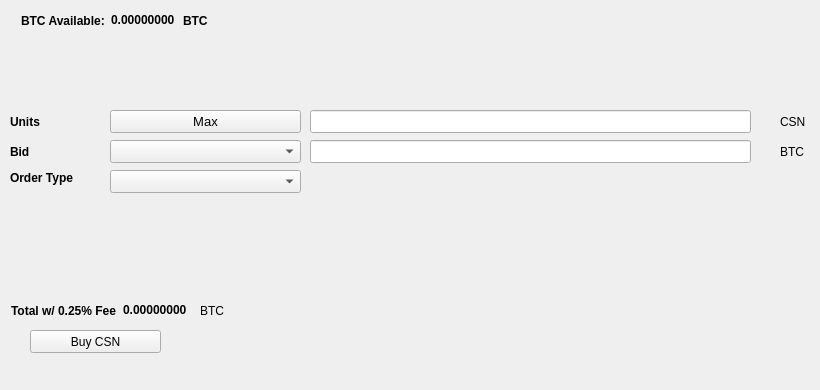
   <widget class="QWidget" name="BuyTab">
    <attribute name="title">
     <string>Buy</string>
    </attribute>
    <widget class="QPushButton" name="BuyCSN">
     <property name="geometry">
      <rect>
       <x>30</x>
       <y>330</y>
       <width>131</width>
       <height>23</height>
      </rect>
     </property>
     <property name="text">
      <string>Buy CSN</string>
     </property>
     <property name="icon">
      <iconset resource="../cleansolutions.qrc">
       <normaloff>:/icons/bitcoin</normaloff>:/icons/bitcoin</iconset>
     </property>
    </widget>
    <widget class="QLabel" name="label_3">
     <property name="geometry">
      <rect>
       <x>10</x>
       <y>110</y>
       <width>46</width>
       <height>23</height>
      </rect>
     </property>
     <property name="font">
      <font>
       <weight>75</weight>
       <bold>true</bold>
      </font>
     </property>
     <property name="text">
      <string>Units</string>
     </property>
    </widget>
    <widget class="QLineEdit" name="UnitsInput">
     <property name="geometry">
      <rect>
       <x>310</x>
       <y>110</y>
       <width>441</width>
       <height>23</height>
      </rect>
     </property>
     <property name="font">
      <font>
       <pointsize>9</pointsize>
       <weight>75</weight>
       <bold>true</bold>
      </font>
     </property>
    </widget>
    <widget class="QLineEdit" name="BuyBidPriceEdit">
     <property name="geometry">
      <rect>
       <x>310</x>
       <y>140</y>
       <width>441</width>
       <height>23</height>
      </rect>
     </property>
     <property name="font">
      <font>
       <pointsize>9</pointsize>
       <weight>75</weight>
       <bold>true</bold>
      </font>
     </property>
    </widget>
    <widget class="QLabel" name="label_4">
     <property name="geometry">
      <rect>
       <x>780</x>
       <y>110</y>
       <width>31</width>
       <height>23</height>
      </rect>
     </property>
     <property name="text">
      <string>CSN</string>
     </property>
    </widget>
    <widget class="QLabel" name="label_5">
     <property name="geometry">
      <rect>
       <x>780</x>
       <y>140</y>
       <width>31</width>
       <height>23</height>
      </rect>
     </property>
     <property name="text">
      <string>BTC</string>
     </property>
    </widget>
    <widget class="QLabel" name="label_6">
     <property name="geometry">
      <rect>
       <x>10</x>
       <y>140</y>
       <width>46</width>
       <height>23</height>
      </rect>
     </property>
     <property name="font">
      <font>
       <weight>75</weight>
       <bold>true</bold>
      </font>
     </property>
     <property name="text">
      <string>Bid</string>
     </property>
    </widget>
    <widget class="QLabel" name="label_7">
     <property name="geometry">
      <rect>
       <x>10</x>
       <y>170</y>
       <width>91</width>
       <height>16</height>
      </rect>
     </property>
     <property name="font">
      <font>
       <weight>75</weight>
       <bold>true</bold>
      </font>
     </property>
     <property name="text">
      <string>Order Type</string>
     </property>
    </widget>
    <widget class="QPushButton" name="Buy_Max_Amount">
     <property name="geometry">
      <rect>
       <x>110</x>
       <y>110</y>
       <width>191</width>
       <height>23</height>
      </rect>
     </property>
     <property name="font">
      <font>
       <pointsize>10</pointsize>
      </font>
     </property>
     <property name="text">
      <string>Max</string>
     </property>
    </widget>
    <widget class="QComboBox" name="BuyBidcomboBox">
     <property name="geometry">
      <rect>
       <x>110</x>
       <y>140</y>
       <width>191</width>
       <height>23</height>
      </rect>
     </property>
     <property name="font">
      <font>
       <pointsize>10</pointsize>
      </font>
     </property>
    </widget>
    <widget class="QComboBox" name="buyOrdertypeCombo">
     <property name="geometry">
      <rect>
       <x>110</x>
       <y>170</y>
       <width>191</width>
       <height>23</height>
      </rect>
     </property>
     <property name="font">
      <font>
       <pointsize>10</pointsize>
      </font>
     </property>
    </widget>
    <widget class="QWidget" name="layoutWidget1">
     <property name="geometry">
      <rect>
       <x>21</x>
       <y>11</y>
       <width>227</width>
       <height>19</height>
      </rect>
     </property>
     <layout class="QHBoxLayout" name="horizontalLayout_3">
      <item>
       <widget class="QLabel" name="label232">
        <property name="font">
         <font>
          <weight>75</weight>
          <bold>true</bold>
         </font>
        </property>
        <property name="text">
         <string>BTC Available:</string>
        </property>
       </widget>
      </item>
      <item>
       <widget class="QLabel" name="BtcAvailableLbl">
        <property name="palette">
         <palette>
          <active>
           <colorrole role="WindowText">
            <brush brushstyle="SolidPattern">
             <color alpha="255">
              <red>0</red>
              <green>0</green>
              <blue>0</blue>
             </color>
            </brush>
           </colorrole>
           <colorrole role="Button">
            <brush brushstyle="SolidPattern">
             <color alpha="255">
              <red>0</red>
              <green>170</green>
              <blue>0</blue>
             </color>
            </brush>
           </colorrole>
           <colorrole role="Light">
            <brush brushstyle="SolidPattern">
             <color alpha="255">
              <red>0</red>
              <green>255</green>
              <blue>0</blue>
             </color>
            </brush>
           </colorrole>
           <colorrole role="Midlight">
            <brush brushstyle="SolidPattern">
             <color alpha="255">
              <red>0</red>
              <green>212</green>
              <blue>0</blue>
             </color>
            </brush>
           </colorrole>
           <colorrole role="Dark">
            <brush brushstyle="SolidPattern">
             <color alpha="255">
              <red>0</red>
              <green>85</green>
              <blue>0</blue>
             </color>
            </brush>
           </colorrole>
           <colorrole role="Mid">
            <brush brushstyle="SolidPattern">
             <color alpha="255">
              <red>0</red>
              <green>113</green>
              <blue>0</blue>
             </color>
            </brush>
           </colorrole>
           <colorrole role="Text">
            <brush brushstyle="SolidPattern">
             <color alpha="255">
              <red>0</red>
              <green>170</green>
              <blue>0</blue>
             </color>
            </brush>
           </colorrole>
           <colorrole role="BrightText">
            <brush brushstyle="SolidPattern">
             <color alpha="255">
              <red>255</red>
              <green>255</green>
              <blue>255</blue>
             </color>
            </brush>
           </colorrole>
           <colorrole role="ButtonText">
            <brush brushstyle="SolidPattern">
             <color alpha="255">
              <red>0</red>
              <green>0</green>
              <blue>0</blue>
             </color>
            </brush>
           </colorrole>
           <colorrole role="Base">
            <brush brushstyle="SolidPattern">
             <color alpha="255">
              <red>255</red>
              <green>255</green>
              <blue>255</blue>
             </color>
            </brush>
           </colorrole>
           <colorrole role="Window">
            <brush brushstyle="SolidPattern">
             <color alpha="255">
              <red>0</red>
              <green>170</green>
              <blue>0</blue>
             </color>
            </brush>
           </colorrole>
           <colorrole role="Shadow">
            <brush brushstyle="SolidPattern">
             <color alpha="255">
              <red>0</red>
              <green>0</green>
              <blue>0</blue>
             </color>
            </brush>
           </colorrole>
           <colorrole role="AlternateBase">
            <brush brushstyle="SolidPattern">
             <color alpha="255">
              <red>127</red>
              <green>212</green>
              <blue>127</blue>
             </color>
            </brush>
           </colorrole>
           <colorrole role="ToolTipBase">
            <brush brushstyle="SolidPattern">
             <color alpha="255">
              <red>255</red>
              <green>255</green>
              <blue>220</blue>
             </color>
            </brush>
           </colorrole>
           <colorrole role="ToolTipText">
            <brush brushstyle="SolidPattern">
             <color alpha="255">
              <red>0</red>
              <green>0</green>
              <blue>0</blue>
             </color>
            </brush>
           </colorrole>
          </active>
          <inactive>
           <colorrole role="WindowText">
            <brush brushstyle="SolidPattern">
             <color alpha="255">
              <red>0</red>
              <green>0</green>
              <blue>0</blue>
             </color>
            </brush>
           </colorrole>
           <colorrole role="Button">
            <brush brushstyle="SolidPattern">
             <color alpha="255">
              <red>0</red>
              <green>170</green>
              <blue>0</blue>
             </color>
            </brush>
           </colorrole>
           <colorrole role="Light">
            <brush brushstyle="SolidPattern">
             <color alpha="255">
              <red>0</red>
              <green>255</green>
              <blue>0</blue>
             </color>
            </brush>
           </colorrole>
           <colorrole role="Midlight">
            <brush brushstyle="SolidPattern">
             <color alpha="255">
              <red>0</red>
              <green>212</green>
              <blue>0</blue>
             </color>
            </brush>
           </colorrole>
           <colorrole role="Dark">
            <brush brushstyle="SolidPattern">
             <color alpha="255">
              <red>0</red>
              <green>85</green>
              <blue>0</blue>
             </color>
            </brush>
           </colorrole>
           <colorrole role="Mid">
            <brush brushstyle="SolidPattern">
             <color alpha="255">
              <red>0</red>
              <green>113</green>
              <blue>0</blue>
             </color>
            </brush>
           </colorrole>
           <colorrole role="Text">
            <brush brushstyle="SolidPattern">
             <color alpha="255">
              <red>0</red>
              <green>170</green>
              <blue>0</blue>
             </color>
            </brush>
           </colorrole>
           <colorrole role="BrightText">
            <brush brushstyle="SolidPattern">
             <color alpha="255">
              <red>255</red>
              <green>255</green>
              <blue>255</blue>
             </color>
            </brush>
           </colorrole>
           <colorrole role="ButtonText">
            <brush brushstyle="SolidPattern">
             <color alpha="255">
              <red>0</red>
              <green>0</green>
              <blue>0</blue>
             </color>
            </brush>
           </colorrole>
           <colorrole role="Base">
            <brush brushstyle="SolidPattern">
             <color alpha="255">
              <red>255</red>
              <green>255</green>
              <blue>255</blue>
             </color>
            </brush>
           </colorrole>
           <colorrole role="Window">
            <brush brushstyle="SolidPattern">
             <color alpha="255">
              <red>0</red>
              <green>170</green>
              <blue>0</blue>
             </color>
            </brush>
           </colorrole>
           <colorrole role="Shadow">
            <brush brushstyle="SolidPattern">
             <color alpha="255">
              <red>0</red>
              <green>0</green>
              <blue>0</blue>
             </color>
            </brush>
           </colorrole>
           <colorrole role="AlternateBase">
            <brush brushstyle="SolidPattern">
             <color alpha="255">
              <red>127</red>
              <green>212</green>
              <blue>127</blue>
             </color>
            </brush>
           </colorrole>
           <colorrole role="ToolTipBase">
            <brush brushstyle="SolidPattern">
             <color alpha="255">
              <red>255</red>
              <green>255</green>
              <blue>220</blue>
             </color>
            </brush>
           </colorrole>
           <colorrole role="ToolTipText">
            <brush brushstyle="SolidPattern">
             <color alpha="255">
              <red>0</red>
              <green>0</green>
              <blue>0</blue>
             </color>
            </brush>
           </colorrole>
          </inactive>
          <disabled>
           <colorrole role="WindowText">
            <brush brushstyle="SolidPattern">
             <color alpha="255">
              <red>0</red>
              <green>85</green>
              <blue>0</blue>
             </color>
            </brush>
           </colorrole>
           <colorrole role="Button">
            <brush brushstyle="SolidPattern">
             <color alpha="255">
              <red>0</red>
              <green>170</green>
              <blue>0</blue>
             </color>
            </brush>
           </colorrole>
           <colorrole role="Light">
            <brush brushstyle="SolidPattern">
             <color alpha="255">
              <red>0</red>
              <green>255</green>
              <blue>0</blue>
             </color>
            </brush>
           </colorrole>
           <colorrole role="Midlight">
            <brush brushstyle="SolidPattern">
             <color alpha="255">
              <red>0</red>
              <green>212</green>
              <blue>0</blue>
             </color>
            </brush>
           </colorrole>
           <colorrole role="Dark">
            <brush brushstyle="SolidPattern">
             <color alpha="255">
              <red>0</red>
              <green>85</green>
              <blue>0</blue>
             </color>
            </brush>
           </colorrole>
           <colorrole role="Mid">
            <brush brushstyle="SolidPattern">
             <color alpha="255">
              <red>0</red>
              <green>113</green>
              <blue>0</blue>
             </color>
            </brush>
           </colorrole>
           <colorrole role="Text">
            <brush brushstyle="SolidPattern">
             <color alpha="255">
              <red>0</red>
              <green>85</green>
              <blue>0</blue>
             </color>
            </brush>
           </colorrole>
           <colorrole role="BrightText">
            <brush brushstyle="SolidPattern">
             <color alpha="255">
              <red>255</red>
              <green>255</green>
              <blue>255</blue>
             </color>
            </brush>
           </colorrole>
           <colorrole role="ButtonText">
            <brush brushstyle="SolidPattern">
             <color alpha="255">
              <red>0</red>
              <green>85</green>
              <blue>0</blue>
             </color>
            </brush>
           </colorrole>
           <colorrole role="Base">
            <brush brushstyle="SolidPattern">
             <color alpha="255">
              <red>0</red>
              <green>170</green>
              <blue>0</blue>
             </color>
            </brush>
           </colorrole>
           <colorrole role="Window">
            <brush brushstyle="SolidPattern">
             <color alpha="255">
              <red>0</red>
              <green>170</green>
              <blue>0</blue>
             </color>
            </brush>
           </colorrole>
           <colorrole role="Shadow">
            <brush brushstyle="SolidPattern">
             <color alpha="255">
              <red>0</red>
              <green>0</green>
              <blue>0</blue>
             </color>
            </brush>
           </colorrole>
           <colorrole role="AlternateBase">
            <brush brushstyle="SolidPattern">
             <color alpha="255">
              <red>0</red>
              <green>170</green>
              <blue>0</blue>
             </color>
            </brush>
           </colorrole>
           <colorrole role="ToolTipBase">
            <brush brushstyle="SolidPattern">
             <color alpha="255">
              <red>255</red>
              <green>255</green>
              <blue>220</blue>
             </color>
            </brush>
           </colorrole>
           <colorrole role="ToolTipText">
            <brush brushstyle="SolidPattern">
             <color alpha="255">
              <red>0</red>
              <green>0</green>
              <blue>0</blue>
             </color>
            </brush>
           </colorrole>
          </disabled>
         </palette>
        </property>
        <property name="font">
         <font>
          <weight>75</weight>
          <bold>true</bold>
         </font>
        </property>
        <property name="text">
         <string>0.00000000</string>
        </property>
        <property name="textInteractionFlags">
         <set>Qt::LinksAccessibleByMouse|Qt::TextSelectableByKeyboard|Qt::TextSelectableByMouse</set>
        </property>
       </widget>
      </item>
      <item>
       <widget class="QLabel" name="BtcAvailableLbl_2">
        <property name="font">
         <font>
          <weight>75</weight>
          <bold>true</bold>
         </font>
        </property>
        <property name="text">
         <string>BTC</string>
        </property>
       </widget>
      </item>
     </layout>
    </widget>
    <widget class="QWidget" name="layoutWidge2">
     <property name="geometry">
      <rect>
       <x>11</x>
       <y>301</y>
       <width>259</width>
       <height>19</height>
      </rect>
     </property>
     <layout class="QHBoxLayout" name="horizontalLayout_4">
      <item>
       <widget class="QLabel" name="label_9">
        <property name="font">
         <font>
          <weight>75</weight>
          <bold>true</bold>
         </font>
        </property>
        <property name="text">
         <string>Total w/ 0.25% Fee</string>
        </property>
       </widget>
      </item>
      <item>
       <widget class="QLabel" name="BuyCostLabel">
        <property name="palette">
         <palette>
          <active>
           <colorrole role="WindowText">
            <brush brushstyle="SolidPattern">
             <color alpha="255">
              <red>0</red>
              <green>0</green>
              <blue>0</blue>
             </color>
            </brush>
           </colorrole>
           <colorrole role="Button">
            <brush brushstyle="SolidPattern">
             <color alpha="255">
              <red>0</red>
              <green>170</green>
              <blue>0</blue>
             </color>
            </brush>
           </colorrole>
           <colorrole role="Light">
            <brush brushstyle="SolidPattern">
             <color alpha="255">
              <red>0</red>
              <green>255</green>
              <blue>0</blue>
             </color>
            </brush>
           </colorrole>
           <colorrole role="Midlight">
            <brush brushstyle="SolidPattern">
             <color alpha="255">
              <red>0</red>
              <green>212</green>
              <blue>0</blue>
             </color>
            </brush>
           </colorrole>
           <colorrole role="Dark">
            <brush brushstyle="SolidPattern">
             <color alpha="255">
              <red>0</red>
              <green>85</green>
              <blue>0</blue>
             </color>
            </brush>
           </colorrole>
           <colorrole role="Mid">
            <brush brushstyle="SolidPattern">
             <color alpha="255">
              <red>0</red>
              <green>113</green>
              <blue>0</blue>
             </color>
            </brush>
           </colorrole>
           <colorrole role="Text">
            <brush brushstyle="SolidPattern">
             <color alpha="255">
              <red>0</red>
              <green>170</green>
              <blue>0</blue>
             </color>
            </brush>
           </colorrole>
           <colorrole role="BrightText">
            <brush brushstyle="SolidPattern">
             <color alpha="255">
              <red>255</red>
              <green>255</green>
              <blue>255</blue>
             </color>
            </brush>
           </colorrole>
           <colorrole role="ButtonText">
            <brush brushstyle="SolidPattern">
             <color alpha="255">
              <red>0</red>
              <green>0</green>
              <blue>0</blue>
             </color>
            </brush>
           </colorrole>
           <colorrole role="Base">
            <brush brushstyle="SolidPattern">
             <color alpha="255">
              <red>255</red>
              <green>255</green>
              <blue>255</blue>
             </color>
            </brush>
           </colorrole>
           <colorrole role="Window">
            <brush brushstyle="SolidPattern">
             <color alpha="255">
              <red>0</red>
              <green>170</green>
              <blue>0</blue>
             </color>
            </brush>
           </colorrole>
           <colorrole role="Shadow">
            <brush brushstyle="SolidPattern">
             <color alpha="255">
              <red>0</red>
              <green>0</green>
              <blue>0</blue>
             </color>
            </brush>
           </colorrole>
           <colorrole role="AlternateBase">
            <brush brushstyle="SolidPattern">
             <color alpha="255">
              <red>127</red>
              <green>212</green>
              <blue>127</blue>
             </color>
            </brush>
           </colorrole>
           <colorrole role="ToolTipBase">
            <brush brushstyle="SolidPattern">
             <color alpha="255">
              <red>255</red>
              <green>255</green>
              <blue>220</blue>
             </color>
            </brush>
           </colorrole>
           <colorrole role="ToolTipText">
            <brush brushstyle="SolidPattern">
             <color alpha="255">
              <red>0</red>
              <green>0</green>
              <blue>0</blue>
             </color>
            </brush>
           </colorrole>
          </active>
          <inactive>
           <colorrole role="WindowText">
            <brush brushstyle="SolidPattern">
             <color alpha="255">
              <red>0</red>
              <green>0</green>
              <blue>0</blue>
             </color>
            </brush>
           </colorrole>
           <colorrole role="Button">
            <brush brushstyle="SolidPattern">
             <color alpha="255">
              <red>0</red>
              <green>170</green>
              <blue>0</blue>
             </color>
            </brush>
           </colorrole>
           <colorrole role="Light">
            <brush brushstyle="SolidPattern">
             <color alpha="255">
              <red>0</red>
              <green>255</green>
              <blue>0</blue>
             </color>
            </brush>
           </colorrole>
           <colorrole role="Midlight">
            <brush brushstyle="SolidPattern">
             <color alpha="255">
              <red>0</red>
              <green>212</green>
              <blue>0</blue>
             </color>
            </brush>
           </colorrole>
           <colorrole role="Dark">
            <brush brushstyle="SolidPattern">
             <color alpha="255">
              <red>0</red>
              <green>85</green>
              <blue>0</blue>
             </color>
            </brush>
           </colorrole>
           <colorrole role="Mid">
            <brush brushstyle="SolidPattern">
             <color alpha="255">
              <red>0</red>
              <green>113</green>
              <blue>0</blue>
             </color>
            </brush>
           </colorrole>
           <colorrole role="Text">
            <brush brushstyle="SolidPattern">
             <color alpha="255">
              <red>0</red>
              <green>170</green>
              <blue>0</blue>
             </color>
            </brush>
           </colorrole>
           <colorrole role="BrightText">
            <brush brushstyle="SolidPattern">
             <color alpha="255">
              <red>255</red>
              <green>255</green>
              <blue>255</blue>
             </color>
            </brush>
           </colorrole>
           <colorrole role="ButtonText">
            <brush brushstyle="SolidPattern">
             <color alpha="255">
              <red>0</red>
              <green>0</green>
              <blue>0</blue>
             </color>
            </brush>
           </colorrole>
           <colorrole role="Base">
            <brush brushstyle="SolidPattern">
             <color alpha="255">
              <red>255</red>
              <green>255</green>
              <blue>255</blue>
             </color>
            </brush>
           </colorrole>
           <colorrole role="Window">
            <brush brushstyle="SolidPattern">
             <color alpha="255">
              <red>0</red>
              <green>170</green>
              <blue>0</blue>
             </color>
            </brush>
           </colorrole>
           <colorrole role="Shadow">
            <brush brushstyle="SolidPattern">
             <color alpha="255">
              <red>0</red>
              <green>0</green>
              <blue>0</blue>
             </color>
            </brush>
           </colorrole>
           <colorrole role="AlternateBase">
            <brush brushstyle="SolidPattern">
             <color alpha="255">
              <red>127</red>
              <green>212</green>
              <blue>127</blue>
             </color>
            </brush>
           </colorrole>
           <colorrole role="ToolTipBase">
            <brush brushstyle="SolidPattern">
             <color alpha="255">
              <red>255</red>
              <green>255</green>
              <blue>220</blue>
             </color>
            </brush>
           </colorrole>
           <colorrole role="ToolTipText">
            <brush brushstyle="SolidPattern">
             <color alpha="255">
              <red>0</red>
              <green>0</green>
              <blue>0</blue>
             </color>
            </brush>
           </colorrole>
          </inactive>
          <disabled>
           <colorrole role="WindowText">
            <brush brushstyle="SolidPattern">
             <color alpha="255">
              <red>0</red>
              <green>85</green>
              <blue>0</blue>
             </color>
            </brush>
           </colorrole>
           <colorrole role="Button">
            <brush brushstyle="SolidPattern">
             <color alpha="255">
              <red>0</red>
              <green>170</green>
              <blue>0</blue>
             </color>
            </brush>
           </colorrole>
           <colorrole role="Light">
            <brush brushstyle="SolidPattern">
             <color alpha="255">
              <red>0</red>
              <green>255</green>
              <blue>0</blue>
             </color>
            </brush>
           </colorrole>
           <colorrole role="Midlight">
            <brush brushstyle="SolidPattern">
             <color alpha="255">
              <red>0</red>
              <green>212</green>
              <blue>0</blue>
             </color>
            </brush>
           </colorrole>
           <colorrole role="Dark">
            <brush brushstyle="SolidPattern">
             <color alpha="255">
              <red>0</red>
              <green>85</green>
              <blue>0</blue>
             </color>
            </brush>
           </colorrole>
           <colorrole role="Mid">
            <brush brushstyle="SolidPattern">
             <color alpha="255">
              <red>0</red>
              <green>113</green>
              <blue>0</blue>
             </color>
            </brush>
           </colorrole>
           <colorrole role="Text">
            <brush brushstyle="SolidPattern">
             <color alpha="255">
              <red>0</red>
              <green>85</green>
              <blue>0</blue>
             </color>
            </brush>
           </colorrole>
           <colorrole role="BrightText">
            <brush brushstyle="SolidPattern">
             <color alpha="255">
              <red>255</red>
              <green>255</green>
              <blue>255</blue>
             </color>
            </brush>
           </colorrole>
           <colorrole role="ButtonText">
            <brush brushstyle="SolidPattern">
             <color alpha="255">
              <red>0</red>
              <green>85</green>
              <blue>0</blue>
             </color>
            </brush>
           </colorrole>
           <colorrole role="Base">
            <brush brushstyle="SolidPattern">
             <color alpha="255">
              <red>0</red>
              <green>170</green>
              <blue>0</blue>
             </color>
            </brush>
           </colorrole>
           <colorrole role="Window">
            <brush brushstyle="SolidPattern">
             <color alpha="255">
              <red>0</red>
              <green>170</green>
              <blue>0</blue>
             </color>
            </brush>
           </colorrole>
           <colorrole role="Shadow">
            <brush brushstyle="SolidPattern">
             <color alpha="255">
              <red>0</red>
              <green>0</green>
              <blue>0</blue>
             </color>
            </brush>
           </colorrole>
           <colorrole role="AlternateBase">
            <brush brushstyle="SolidPattern">
             <color alpha="255">
              <red>0</red>
              <green>170</green>
              <blue>0</blue>
             </color>
            </brush>
           </colorrole>
           <colorrole role="ToolTipBase">
            <brush brushstyle="SolidPattern">
             <color alpha="255">
              <red>255</red>
              <green>255</green>
              <blue>220</blue>
             </color>
            </brush>
           </colorrole>
           <colorrole role="ToolTipText">
            <brush brushstyle="SolidPattern">
             <color alpha="255">
              <red>0</red>
              <green>0</green>
              <blue>0</blue>
             </color>
            </brush>
           </colorrole>
          </disabled>
         </palette>
        </property>
        <property name="font">
         <font>
          <weight>75</weight>
          <bold>true</bold>
         </font>
        </property>
        <property name="autoFillBackground">
         <bool>false</bool>
        </property>
        <property name="text">
         <string>0.00000000</string>
        </property>
        <property name="textInteractionFlags">
         <set>Qt::LinksAccessibleByMouse|Qt::TextSelectableByMouse</set>
        </property>
       </widget>
      </item>
      <item>
       <widget class="QLabel" name="label_10">
        <property name="font">
         <font>
          <weight>50</weight>
          <bold>false</bold>
         </font>
        </property>
        <property name="text">
         <string>BTC</string>
        </property>
       </widget>
      </item>
     </layout>
    </widget>
    <widget class="QLabel" name="label_24">
     <property name="geometry">
      <rect>
       <x>460</x>
       <y>300</y>
       <width>281</width>
       <height>81</height>
      </rect>
     </property>
     <property name="text">
      <string/>
     </property>
     <property name="pixmap">
      <pixmap>:/images/bittrex</pixmap>
     </property>
    </widget>
   </widget>
